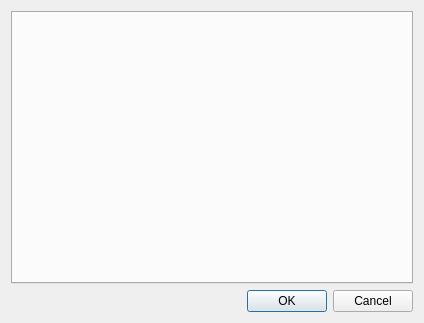
<?xml version="1.0" encoding="UTF-8"?>
<ui version="4.0">
 <class>SettingsWindow</class>
 <widget class="QDialog" name="SettingsWindow">
  <property name="geometry">
   <rect>
    <x>0</x>
    <y>0</y>
    <width>424</width>
    <height>323</height>
   </rect>
  </property>
  <property name="sizePolicy">
   <sizepolicy hsizetype="Fixed" vsizetype="Fixed">
    <horstretch>0</horstretch>
    <verstretch>0</verstretch>
   </sizepolicy>
  </property>
  <property name="minimumSize">
   <size>
    <width>424</width>
    <height>323</height>
   </size>
  </property>
  <property name="maximumSize">
   <size>
    <width>424</width>
    <height>323</height>
   </size>
  </property>
  <property name="windowTitle">
   <string>Dialog</string>
  </property>
  <property name="locale">
   <locale language="English" country="UnitedStates"/>
  </property>
  <property name="modal">
   <bool>false</bool>
  </property>
  <layout class="QVBoxLayout" name="verticalLayout">
   <item>
    <widget class="QTabWidget" name="tabs"/>
   </item>
   <item>
    <widget class="QDialogButtonBox" name="actions">
     <property name="orientation">
      <enum>Qt::Horizontal</enum>
     </property>
     <property name="standardButtons">
      <set>QDialogButtonBox::Cancel|QDialogButtonBox::Ok</set>
     </property>
    </widget>
   </item>
  </layout>
 </widget>
 <resources/>
 <connections>
  <connection>
   <sender>actions</sender>
   <signal>accepted()</signal>
   <receiver>SettingsWindow</receiver>
   <slot>accept()</slot>
   <hints>
    <hint type="sourcelabel">
     <x>248</x>
     <y>254</y>
    </hint>
    <hint type="destinationlabel">
     <x>157</x>
     <y>274</y>
    </hint>
   </hints>
  </connection>
  <connection>
   <sender>actions</sender>
   <signal>rejected()</signal>
   <receiver>SettingsWindow</receiver>
   <slot>reject()</slot>
   <hints>
    <hint type="sourcelabel">
     <x>316</x>
     <y>260</y>
    </hint>
    <hint type="destinationlabel">
     <x>286</x>
     <y>274</y>
    </hint>
   </hints>
  </connection>
 </connections>
</ui>
